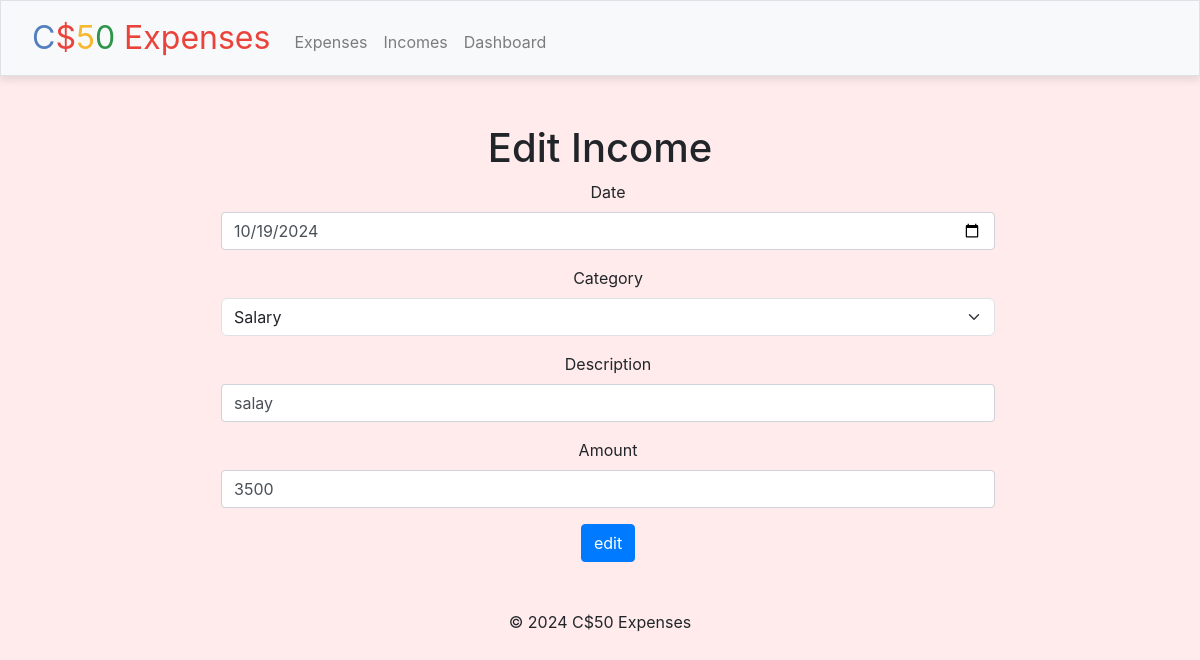
Screenshot of /incomes/edit?id=1 with the database file from the repository.
### tables this page shows
CREATE TABLE incomes (
    id INTEGER PRIMARY KEY AUTOINCREMENT,
    amount NUMERIC NOT NULL,
    category TEXT NOT NULL,
    description TEXT,
    date TIMESTAMP DEFAULT CURRENT_TIMESTAMP
);

### app.py (the view)
@app.route("/incomes/edit", methods=["GET"])
def redirect_edit_income():
    id = request.args.get("id")
    income = db.execute("SELECT * , strftime('%Y-%m-%d',date) as date  FROM incomes WHERE id = ?", id)
    return render_template("edit_income.html", income=income[0])

### app.py (called while the page is built)
@app.after_request
def after_request(response):
    response.headers["Cache-Control"] = "no-cache, no-store, must-revalidate"
    response.headers["Expires"] = 0
    response.headers["Pragma"] = "no-cache"
    return response

### templates/edit_income.html (shortened to what this page needs)
{%extends "layout.html"%} {%block title%}Edit Income{%endblock%} {%block main%}
<h1>Edit Income</h1>
<div class="pl-11 pr-10">
  <form id="editIncomeForm">
    <div class="mb-3">
      <label for="date" class="form-label">Date</label>
      <input type="date" value="{{income.date}}" class="form-control" id="date" name="date" required />
    </div>
    <div class="mb-3">
      <label for="category" class="form-label">Category</label>
      <select class="form-select" id="category" name="category" required>
        <option value="Salary" {% if income.category == "Salary"%}selected{% endif%}>Salary</option>
      </select>
    </div>
    <div class="mb-3">
      <label for="description" class="form-label">Description</label>
      <input type="text" value="{{income.description}}" class="form-control" id="description" name="description" required />
    </div>
    <div class="mb-3">
      <label for="amount" class="form-label">Amount</label>
      <input type="number" value="{{income.amount}}" class="form-control" id="amount" name="amount" required />
    </div>
    <button type="submit" class="btn btn-primary">edit</button>
  </form>
</div>
{%endblock%}

### static/styles.css (style rules this page uses)
.pl-11 { padding-left: 11rem; }
.pr-10 { padding-right: 10rem; }

### rows the page displays
incomes: category "Salary", description "salay", amount "3500"
